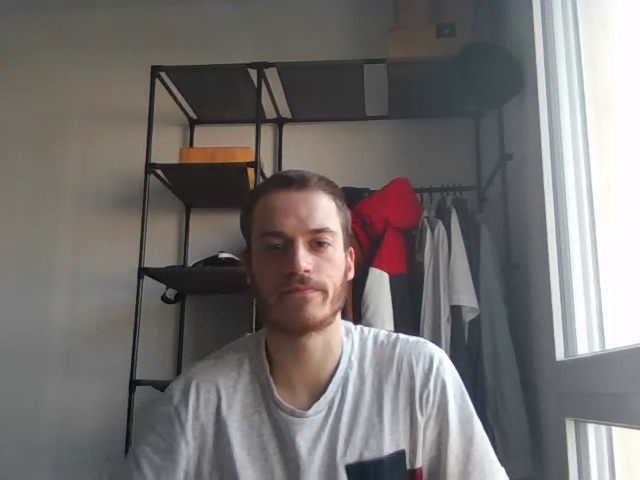
#> input picture frame 34 of Image/test.webm, 640 x 480 px, given in place of VID_20201122_193855.mp4, which was not available
$ jupyter execute --allow-errors Application_commentee.ipynb   (text cells are left out)
#> lines starting #> are read from the running program, lines starting #| are printed output that depends on the picture; pictures that were not available may be replaced by others from this repository, and a replacement may not be noted
[cell 1]
from skimage.feature import hog
from skimage.transform import pyramid_gaussian
from skimage.io import imread
import joblib
from sklearn.preprocessing import LabelEncoder
from sklearn.svm import LinearSVC
from sklearn.metrics import classification_report
from sklearn.model_selection import train_test_split
from skimage import color
from imutils.object_detection import non_max_suppression
import imutils
import numpy as np
import argparse
import cv2
import os
import glob
from PIL import Image # This will be used to read/modify images (can be done via OpenCV too)
from numpy import *
import time

[cell 2]
# define parameters of HOG feature extraction
orientations = 9
pixels_per_cell = (8, 8)
cells_per_block = (2, 2)
threshold = .3


# define path to images:
pos_im_path = r"INRIAPerson/pos/" # This is the path of our positive input dataset
neg_im_path= r"INRIAPerson/negg/" # This is the path of our negative input dataset


# read the image files:
pos_im_listing = os.listdir(pos_im_path) # it will read all the files in the positive image path (so all the required images)
#> (the rest of this cell did not finish here and is left out)

[cell 3]
# define parameters of HOG feature extraction
orientations = 9
pixels_per_cell = (8, 8)
cells_per_block = (2, 2)
threshold = .3


# define path to images:
pos_im_path = r"INRIAPerson/pos/" # This is the path of our positive input dataset
neg_im_path= r"INRIAPerson/negg/" # This is the path of our negative input dataset


# read the image files:
pos_im_listing = os.listdir(pos_im_path) # it will read all the files in the positive image path (so all the required images)
#> (the rest of this cell did not finish here and is left out)

[cell 4]
import time
import cv2

[cell 5]
def myHogDetecttion(videoPATH, output_name, output_fps, output_format, win_size, padd_size, scale_value):
    """Detection of person on video with hog.detectMultiScale from OpenCV"""
#> called with videoPATH = './Videos/VID_20201122_193855.mp4', output_name = 'output_detection1', output_fps = 30, output_format = (128, 256), win_size = (4, 4), padd_size = (16, 16), scale_value = 1.05
    def inside(r, q):
        """Return the coordinates of the rectangle wich contain the detection"""
        rx, ry, rw, rh = r
        qx, qy, qw, qh = q
        return rx > qx and ry > qy and rx + rw < qx + qw and ry + rh < qy + qh

    def draw_detections(img, rects, thickness = 1):
        """Draw the rectangle wich contain the detection on the picture"""
        for x, y, w, h in rects:
            # the HOG detector returns slightly larger rectangles than the real objects.
            # so we slightly shrink the rectangles to get a nicer output.
            pad_w, pad_h = int(0.15*w), int(0.05*h)
            cv2.rectangle(img, (x+pad_w, y+pad_h), (x+w-pad_w, y+h-pad_h), (0, 0, 255), thickness)

    # load the linear SVM Detector from HOG from OpenCV
    hog = cv2.HOGDescriptor()
    hog.setSVMDetector(cv2.HOGDescriptor_getDefaultPeopleDetector())

    # Start the processing on the video
    cap = cv2.VideoCapture(videoPATH) # load the video
    fourcc = cv2.VideoWriter_fourcc(*'XVID') # initialize the encoder
    out = cv2.VideoWriter(output_name + '.avi',fourcc, output_fps, output_format) # initialize parameters for the output video

    # processing each image of the video
    while True:
        ret, frame = cap.read() #get the next image on the buffer
#> frame is the input picture: shape (480, 640, 3); mean B, G, R 113.4, 114.8, 118.4
        if ret == True: # frame contain an image / else this is the end of the video
            frame = cv2.rotate(frame, cv2.ROTATE_90_CLOCKWISE) # 90° rotation because it is a portrait video
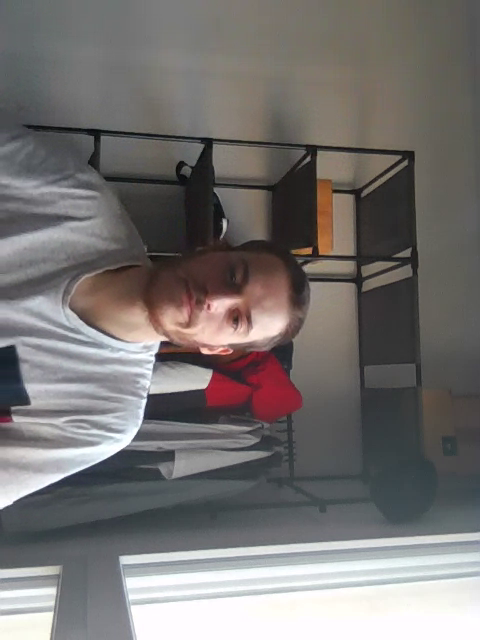
#> frame: shape (640, 480, 3); mean B, G, R 113.4, 114.8, 118.4
            frame = cv2.resize(frame,output_format,fx=0,fy=0, interpolation = cv2.INTER_CUBIC) #resize to match with the output video
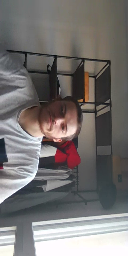
#> frame: shape (256, 128, 3); mean B, G, R 113.4, 114.8, 118.4

            # Most important line : detection of human body on the multiscale with the given parameters
            found, w = hog.detectMultiScale(frame, winStride=win_size, padding=padd_size, scale=scale_value)
#> found = (); w = ()

            found_filtered = []
            # the next two loops draw the detections rectangles on the image
            for ri, r in enumerate(found):
                for qi, q in enumerate(found):
                    if ri != qi and inside(r, q):
                        break
                    else:
                        found_filtered.append(r)
                draw_detections(frame, found)
                draw_detections(frame, found_filtered, 3) # further filtering the box to improve visualisation.
#> this loop made 0 passes
#> after the loop, found_filtered = []
            out.write(frame) # write the image on the output video
        else:
            break
    cap.release() # release the buffer
    out.release() # end of the output video
    cv2.destroyAllWindows() # release the buffer

$ run again, starting later in the video
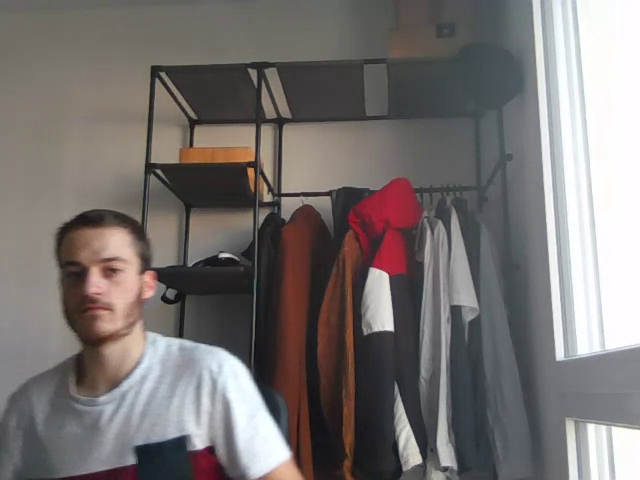
#> input picture frame 154 of Image/test.webm, 640 x 480 px, given in place of VID_20201122_193855.mp4, which was not available
#> in myHogDetecttion, frame is the input picture: shape (480, 640, 3); mean B, G, R 113.4, 114.8, 120.1
#> in myHogDetecttion, `frame = cv2.rotate(frame, cv2.ROTATE_90_CLOCKWISE)`:
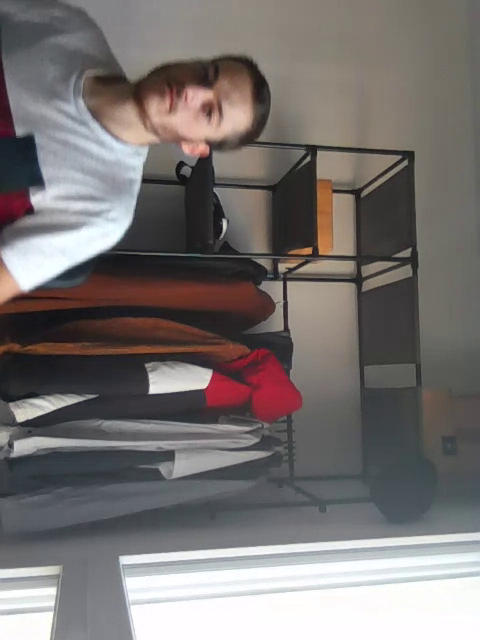
#> frame: shape (640, 480, 3); mean B, G, R 113.4, 114.8, 120.1
#> in myHogDetecttion, `frame = cv2.resize(frame,output_format,fx=0,fy=0, interpolation = cv2...`:
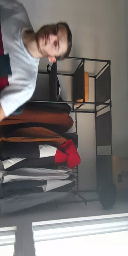
#> frame: shape (256, 128, 3); mean B, G, R 113.4, 114.7, 120.1
#> found = ()
#> after the loop in myHogDetecttion, `for ri, r in enumerate(found):`: found_filtered = []

$ run again, starting later in the video
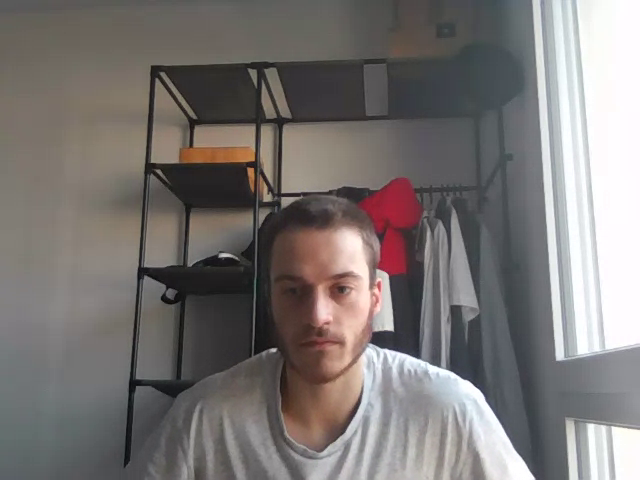
#> input picture frame 274 of Image/test.webm, 640 x 480 px, given in place of VID_20201122_193855.mp4, which was not available
#> in myHogDetecttion, frame is the input picture: shape (480, 640, 3); mean B, G, R 116.4, 118, 122.8
#> in myHogDetecttion, `frame = cv2.rotate(frame, cv2.ROTATE_90_CLOCKWISE)`:
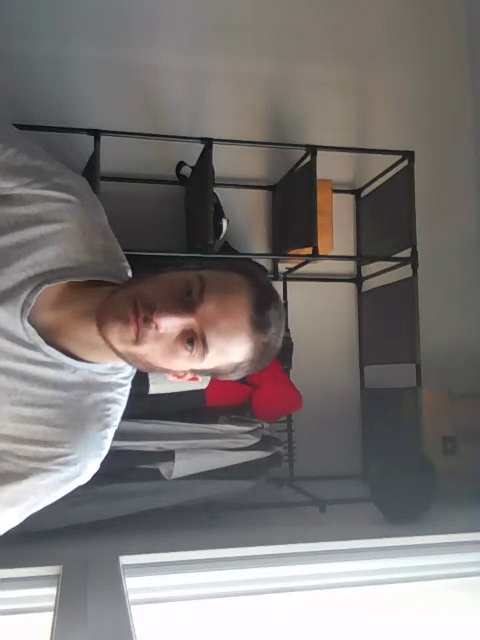
#> frame: shape (640, 480, 3); mean B, G, R 116.4, 118, 122.8
#> in myHogDetecttion, `frame = cv2.resize(frame,output_format,fx=0,fy=0, interpolation = cv2...`:
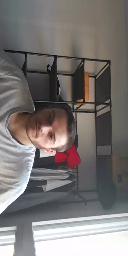
#> frame: shape (256, 128, 3); mean B, G, R 116.4, 118, 122.8
#> found = ()
#> after the loop in myHogDetecttion, `for ri, r in enumerate(found):`: found_filtered = []
